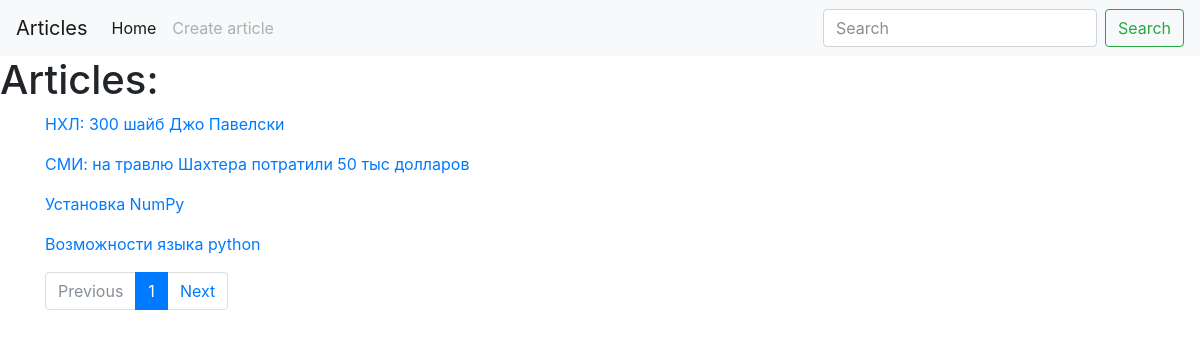
The app's page /articles/ (signed in), older data.
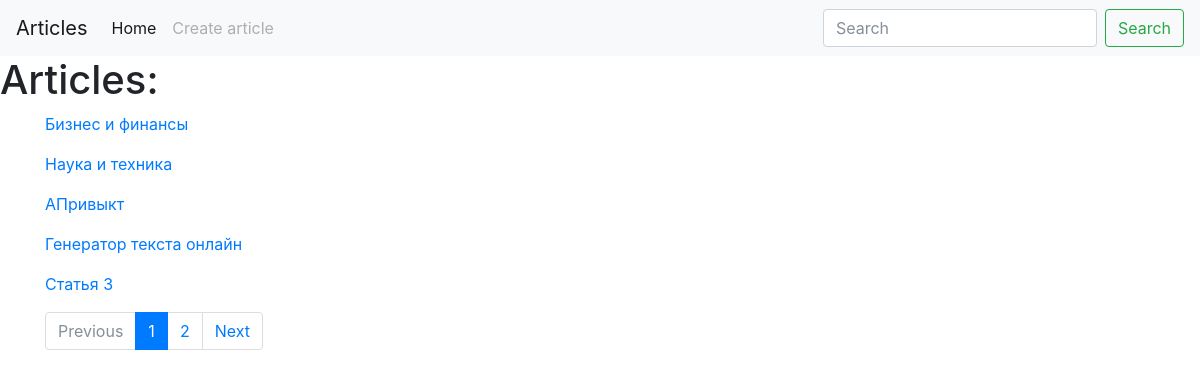
The same page, newer data.
### models.py (models this page shows, shortened)
class Post(db.Model):
    id = db.Column(db.Integer, primary_key = True)
    title = db.Column(db.String(140))
    slug = db.Column(db.String(140), unique=True)
    body = db.Column(db.Text)
    timestamp = db.Column(db.DateTime, default=datetime.utcnow)
    authors = db.relationship('User', secondary=authors_join, lazy='joined',
                              backref=db.backref('posts',
                                                 lazy='dynamic'))
    tags = db.relationship('Tag', secondary=post_tags,
                           backref= db.backref('posts',
                                               lazy='dynamic'))#определяем тип возвразаемых данных

### posts/blueprint.py (the view)
@posts.route('/')
def index():
    q = request.args.get('q')
    page = request.args.get('page')
    if page and page.isdigit():
        page = int(page)
    else:
        page = 1
    if q:
        posts = Post.query.filter(Post.title.contains(q) | Post.body.contains(q)) #.all()
    else:
        posts = Post.query.order_by(Post.timestamp.desc())
    pages = posts.paginate(page=page, per_page=5)
    return render_template('posts/index.html', posts=posts, pages=pages)

### posts/templates/posts/index.html (shortened to what this page needs)
{% extends 'base.html' %}
{% block content_title %}
    <h1>
    Articles:
    </h1>
{% endblock %}
{% block content %}
    {% for post in pages.items %}
        <p>
            <a href="{{ url_for('posts.post_detail', slug=post.slug) }}">{{ post.title }} </a>
        </p>
    {% endfor %}
    <nav>
        <ul class="pagination">
            <li {% if not pages.has_prev %} class="page-item disabled"{% endif %}>
                <a class="page-link" href="./?page={{ pages.prev_num }}" tabindex="-1">Previous</a></li>
            {% for page in pages.iter_pages() %}
                <li {% if page == pages.page %}class="page-item active" {% endif %}>
                    <a class="page-link" href="./?page={{ page }}">{{ page }}<span class="sr-only">(current)</span></a></li>
            {% endfor %}
            <li class="page-item"><a class="page-link" href="./?page={{ pages.next_num }}">Next</a></li>
        </ul>
    </nav>
{% endblock %}

### templates/base.html (shortened to what this page needs)
<!DOCTYPE html>
<html lang="en">
<!DOCTYPE html>
<html lang="en">
<head>
<link rel="stylesheet" href="{{ url_for('static', filename='bootstrap.min.css') }}">
</head>
<body>
<nav class="navbar navbar-expand-lg navbar-light bg-light">
  <a class="navbar-brand" href="{{ url_for('posts.index') }}">Articles</a>
  <div class="collapse navbar-collapse" id="navbarSupportedContent">
    <ul class="navbar-nav mr-auto">
      <li class="nav-item active">
        <a class="nav-link" href="{{ url_for('index') }}">Home <span class="sr-only">(current)</span></a>
      </li>
        <li class="nav-item">
                  {% if current_user.has_role('author') %}
                      <a class="nav-link disabled" href="{{ url_for('posts.create_post') }}">Create article</a>
                      {% elif current_user.has_role('admin')%}
                      <a class="nav-link disabled" href="/admin">Admin</a>
                      {% else %}
                      <a class="nav-link disabled" href="/register">Registration</a>
                  {% endif %}
        </li>
    </ul>
    <form class="form-inline my-2 my-lg-0" method="GET">
      <input class="form-control mr-sm-2" type="search" placeholder="Search" aria-label="Search"
             name="q" value="{{ request.args.get('q','') }}">
      <button class="btn btn-outline-success my-2 my-sm-0" type="submit">Search</button>
    </form>
  </div>
</nav>
    <div class="plain">
    {% block content_title %}{% endblock %}
    </div>
    <div class="container">
        {% block content %}
        {% endblock %}
    </div>
</body>
</html>

Row changes from the older to the newer data that the page shows:
no longer on this page (row edited): Post: title "НХЛ: 300 шайб Джо Павелски"
no longer on this page (row edited): Post: title "СМИ: на травлю Шахтера потратили 50 тыс долларов"
removed Post: title "Установка NumPy"
removed Post: title "Возможности языка python"
added Post: title "Бизнес и финансы"
added Post: title "Наука и техника"
added Post: title "АПривыкт"
added Post: title "Генератор текста онлайн"
added Post: title "Cтатья 3"
Text that changed along with them:
new list line: "2"
